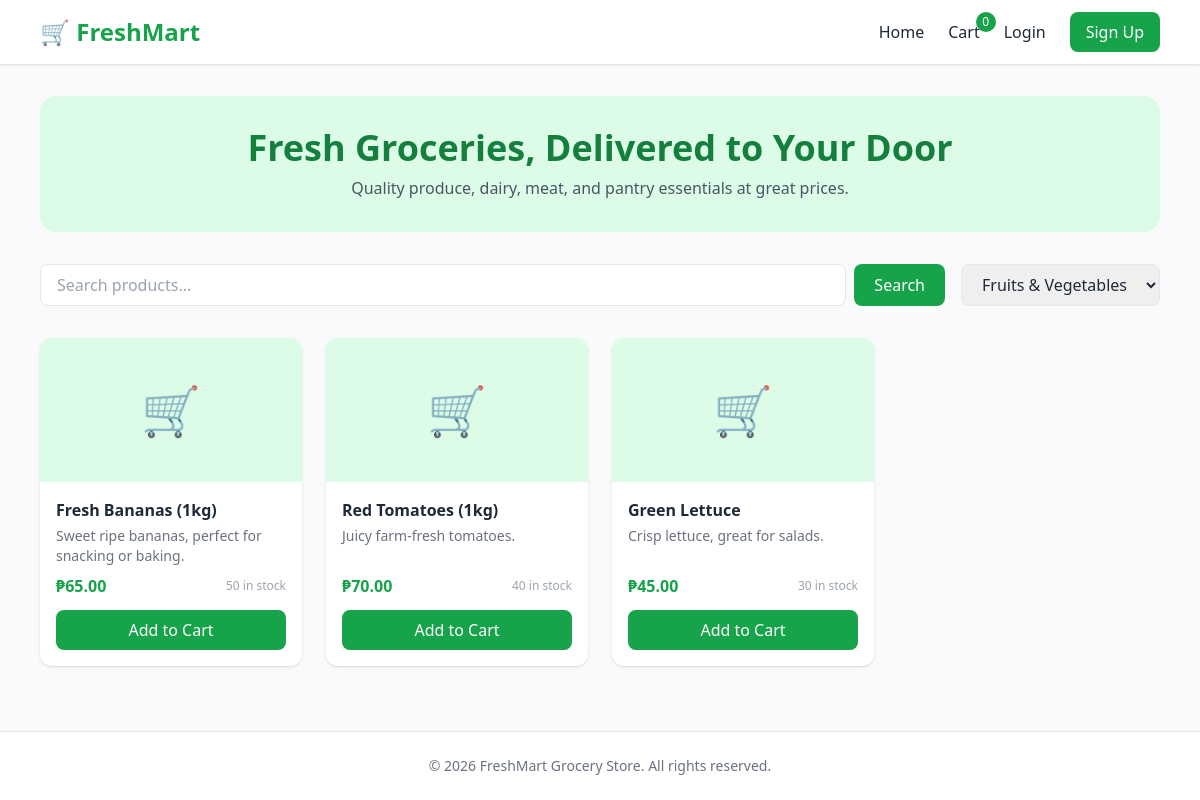
Screenshot of /index.php?category=1 with the database file from the repository.
### tables this page shows
CREATE TABLE products (
    id INT AUTO_INCREMENT PRIMARY KEY,
    category_id INT,
    name VARCHAR(100) NOT NULL,
    description TEXT,
    price DECIMAL(10,2) NOT NULL,
    stock INT NOT NULL DEFAULT 0,
    image VARCHAR(255) DEFAULT 'default.jpg',
    created_at TIMESTAMP DEFAULT CURRENT_TIMESTAMP,
    FOREIGN KEY (category_id) REFERENCES categories(id) ON DELETE SET NULL
);

### includes/functions.php (called while the page is built, shortened)
<?php
function sanitize($data) {
    return htmlspecialchars(strip_tags(trim($data)), ENT_QUOTES, 'UTF-8');
}

### index.php (the view, shortened to what this page needs)
<?php
require_once __DIR__ . '/includes/functions.php';
$database = new Database();
$db = $database->getConnection();
$categories = $db->query("SELECT * FROM categories ORDER BY name")->fetchAll();
$search = sanitize($_GET['search'] ?? '');
$category_id = isset($_GET['category']) ? (int) $_GET['category'] : 0;
$sql = "SELECT * FROM products WHERE 1=1";
$params = [];
if ($category_id > 0) {
    $sql .= " AND category_id = :category_id";
    $params[':category_id'] = $category_id;
}
$sql .= " ORDER BY created_at DESC";
$stmt = $db->prepare($sql);
$stmt->execute($params);
$products = $stmt->fetchAll();
require_once __DIR__ . '/includes/header.php';
?>
<div class="bg-brand-light rounded-2xl p-8 mb-8 text-center">
  <h1 class="text-3xl md:text-4xl font-bold text-brand-dark mb-2">Fresh Groceries, Delivered to Your Door</h1>
  <p class="text-gray-600">Quality produce, dairy, meat, and pantry essentials at great prices.</p>
</div>
<div class="flex flex-col md:flex-row gap-4 mb-8">
  <form method="GET" action="" class="flex-grow flex gap-2">
    <input type="text" name="search" value="<?php echo $search; ?>" placeholder="Search products..."
           class="flex-grow border rounded-lg px-4 py-2 focus:outline-none focus:ring-2 focus:ring-brand">
    <button type="submit" class="bg-brand text-white px-5 py-2 rounded-lg hover:bg-brand-dark transition">Search</button>
  </form>
  <select id="category-filter" class="border rounded-lg px-4 py-2 focus:outline-none focus:ring-2 focus:ring-brand"
          onchange="window.location.href = this.value">
    <?php foreach ($categories as $cat): ?>
      <?php $url = '/index.php?category=' . $cat['id'] . ($search ? '&search=' . urlencode($search) : ''); ?>
      <option value="<?php echo $url; ?>" <?php echo $category_id === (int)$cat['id'] ? 'selected' : ''; ?>>
        <?php echo sanitize($cat['name']); ?>
      </option>
    <?php endforeach; ?>
  </select>
</div>
<?php if (empty($products)): ?>
  <p class="text-center text-gray-500 py-12">No products found. Try a different search or category.</p>
<?php else: ?>
<div class="grid grid-cols-2 md:grid-cols-3 lg:grid-cols-4 gap-6">
  <?php foreach ($products as $product): ?>
    <div class="bg-white rounded-xl shadow hover:shadow-lg transition overflow-hidden flex flex-col">
      <div class="h-36 bg-brand-light flex items-center justify-center text-5xl">🛒</div>
      <div class="p-4 flex flex-col flex-grow">
        <h3 class="font-semibold mb-1"><?php echo sanitize($product['name']); ?></h3>
        <p class="text-sm text-gray-500 mb-2 flex-grow"><?php echo sanitize(substr($product['description'], 0, 60)); ?></p>
        <div class="flex items-center justify-between mb-3">
          <span class="text-brand font-bold">₱<?php echo number_format($product['price'], 2); ?></span>
          <span class="text-xs text-gray-400"><?php echo $product['stock']; ?> in stock</span>
        </div>
        <button
          class="add-to-cart-btn w-full bg-brand text-white py-2 rounded-lg hover:bg-brand-dark transition disabled:bg-gray-300"
          data-id="<?php echo $product['id']; ?>"
          data-name="<?php echo sanitize($product['name']); ?>"
          <?php echo $product['stock'] <= 0 ? 'disabled' : ''; ?>>
          <?php echo $product['stock'] <= 0 ? 'Out of Stock' : 'Add to Cart'; ?>
        </button>
      </div>
    </div>
  <?php endforeach; ?>
</div>
<?php endif; ?>
<?php require_once __DIR__ . '/includes/footer.php'; ?>

### rows the page displays
products: name "Fresh Bananas (1kg)", description "Sweet ripe bananas, perfect for snacking or baking.", price "65.00", stock "50", shows "Add to Cart"
products: name "Red Tomatoes (1kg)", description "Juicy farm-fresh tomatoes.", price "70.00", stock "40", shows "Add to Cart"
products: name "Green Lettuce", description "Crisp lettuce, great for salads.", price "45.00", stock "30", shows "Add to Cart"

### other values shown
cart_count() "0"
form field value "Fruits & Vegetables"
